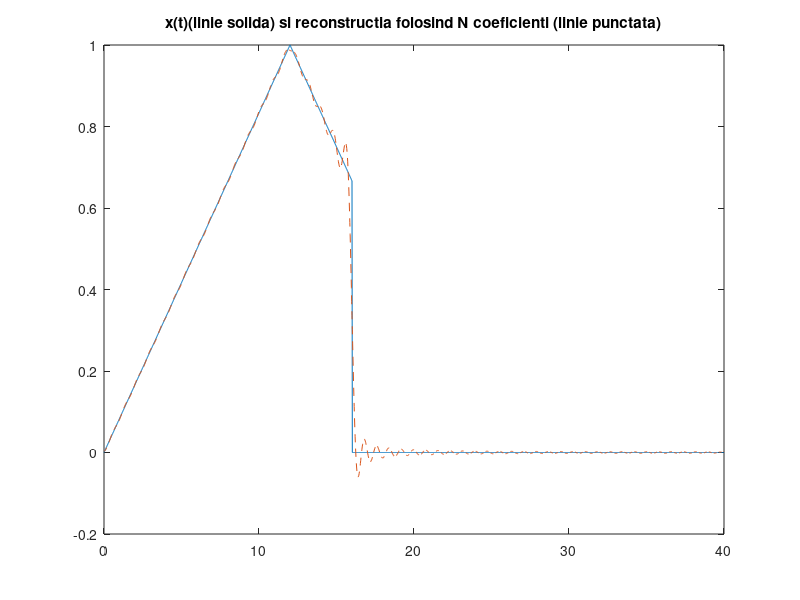
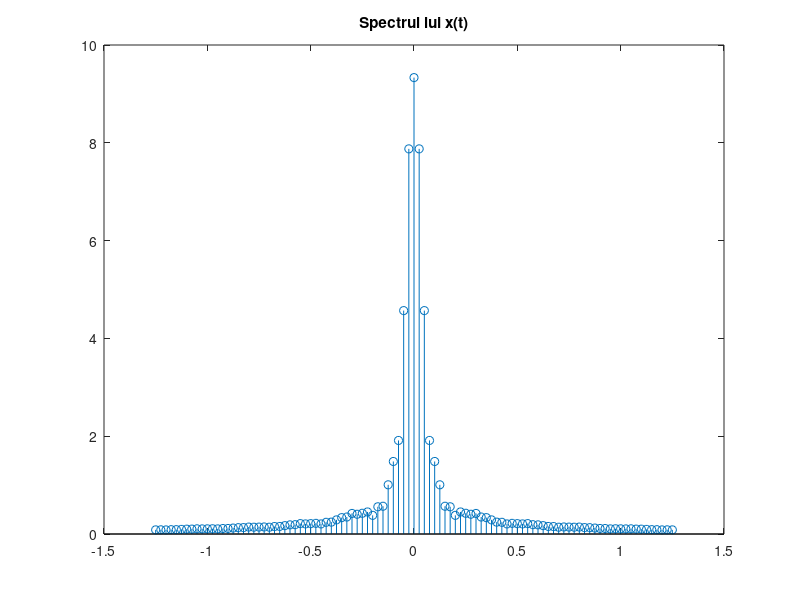

Here is the MATLAB script that generated these plots, in order:

P = 40; 
D = 16; 
N = 50;
w0 = 2*pi/P; %pulsatia
t_original = 0:0.02:D; %esantionare original
x_original = sawtooth((pi/12)*t_original,0.5)/2+0.5; 
t = 0:0.02:P; %esantionare modificat
x = zeros(1,length(t)); 
x(t<=D) = x_original;

figure(1);
plot(t,x),title('x(t)(linie solida) si reconstructia folosind N coeficienti (linie punctata)');
hold on;


for k = -N:N 
    x_SF = x_original; %semnalul dupa formula SFC
    x_SF = x_SF .* exp(-1i*k*w0*t_original); 
    X(k+N+1) = 0; 
    for i = 1:length(t_original)-1
        X(k+N+1) = X(k+N+1) + (t_original(i+1)-t_original(i)) * (x_SF(i)+x_SF(i+1))/2; 
    end
end

for i = 1:length(t)
    x_finit(i) = 0; 
    for k=-N:N
        x_finit(i) = x_finit(i) + (1/P) * X(k+51) * exp(1i*k*w0*t(i)); 
    end
end
plot(t,x_finit,'--'); %semnalul reconstruit

figure(2);
w=-50*w0:w0:50*w0;
stem(w/(2*pi),abs(X)),title('Spectrul lui x(t)');


